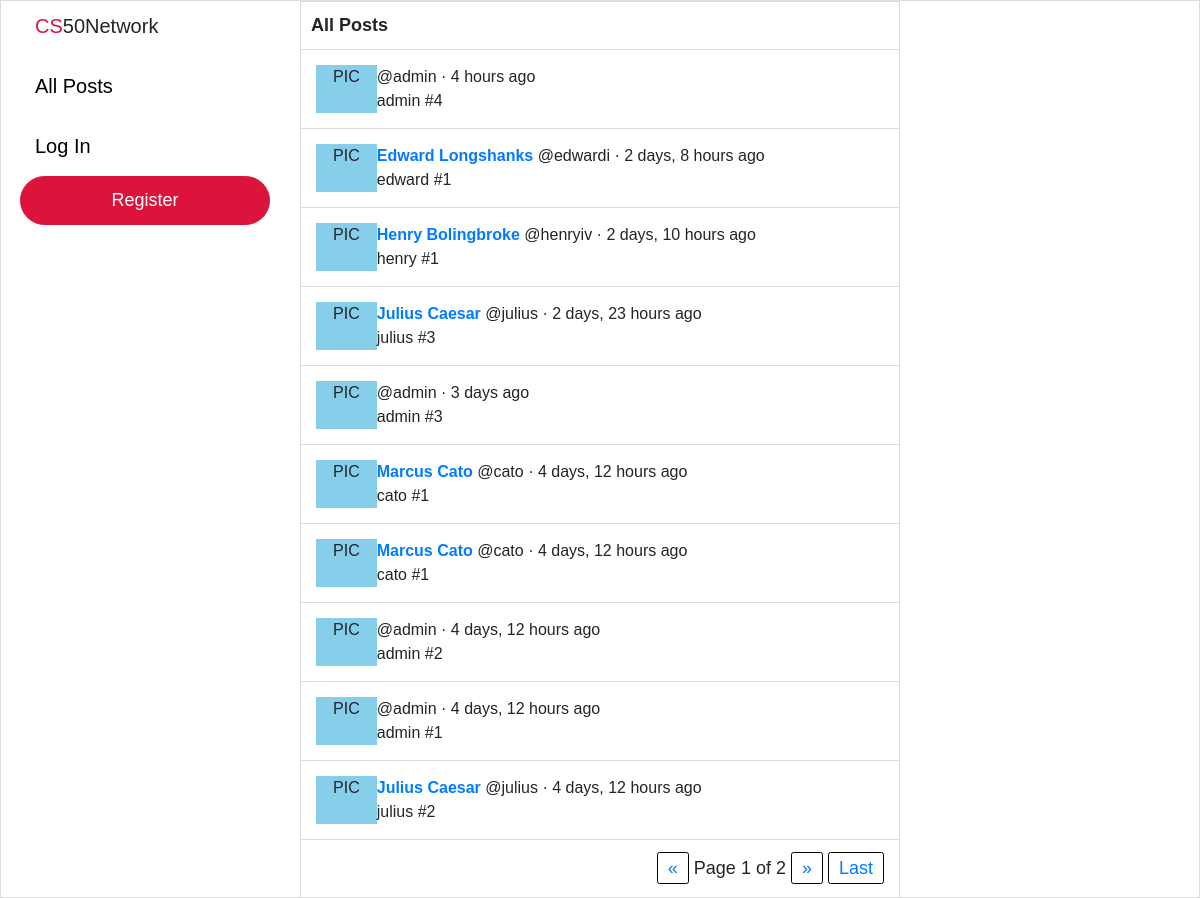
Before: / with the older database file.
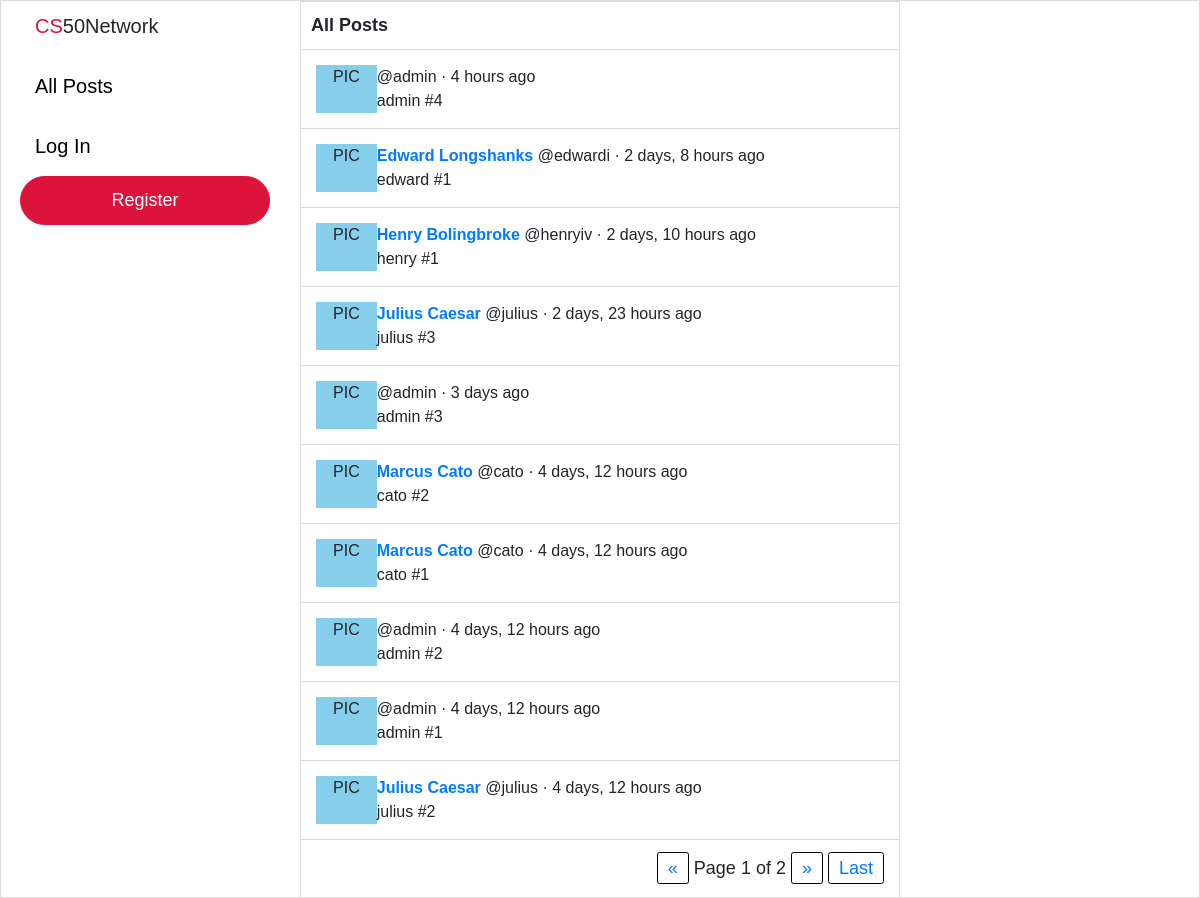
After: the same page with the newer database file.
### network/models.py (models this page shows, shortened)
class Post(models.Model):
    user = models.ForeignKey("User", on_delete=models.CASCADE, related_name="posts")
    body = models.TextField(blank=True, max_length=280)
    likes = models.ManyToManyField("User", blank=True, related_name="likes")
    timestamp = models.DateTimeField(auto_now_add=True)
    def get_time(self):
        return humanize.naturaltime(self.timestamp)

class User(AbstractUser):
    pass

### network/views.py (the view)
# urls.py: path("", views.index, name="index"),
def index(request):
    posts = Post.objects.all().order_by('-timestamp')
    paginator = Paginator(posts, 10)
    page_number = request.GET.get('page')
    page_obj = paginator.get_page(page_number)
    if request.user.is_anonymous:
        context = {"page_obj": page_obj}
    else:
        context = {
        "page_obj": page_obj,
        "recommend_follow": recommend_follow(request),
    }
    return render(request, "network/index.html", context)

### network/templates/network/index.html (shortened to what this page needs)
{% extends "network/layout.html" %}
{% block body %}
    <div class="page-title">All Posts</div>
    {% for post in page_obj %}
    <div class="post-outer-container">
        <div class="post-container">
            <div class="profile-pic">
                PIC
            </div>
            <div class="post-body-container">
                <div class="post-body-top">
                    <div>
                        {% if user.is_authenticated %}
                        <a href="/profile/{{ post.user.username }}"><b>{{ post.user.first_name }} {{ post.user.last_name }}</a> </b> @{{ post.user.username }} · {{ post.get_time }}
                        {% else %}
                        <a href="{% url 'login' %}"><b>{{ post.user.first_name }} {{ post.user.last_name }}</a> </b> @{{ post.user.username }} · {{ post.get_time }}
                        {% endif %}
                    </div>
                </div>
                <div class="post-body" data-post-id="{{ post.id }}" data-status="close">
                    <div class="original-post">{{ post.body }}</div>
                </div>
            </div>
        </div>
    </div>
    {% endfor %}
    <div class="pagination">
        <span class="step-links">
            {% if page_obj.has_previous %}
                <a id="first" href="?page=1">First</a>
                <a id="prev" href="?page={{ page_obj.previous_page_number }}">&laquo;</a>
            {% else %}
                <a id="prev" href="#" style="pointer-events: none;">&laquo;</a>
            {% endif %}
            <span class="current">
                Page {{ page_obj.number }} of {{ page_obj.paginator.num_pages }}
            </span>
            {% if page_obj.has_next %}
                <a id="next" href="?page={{ page_obj.next_page_number }}">&raquo;</a>
                <a id="last" href="?page={{ page_obj.paginator.num_pages }}">Last</a>
            {% else %}
                <a id="next" href="#" style="pointer-events: none;">&raquo;</a>
            {% endif %}
        </span>
    </div>
{% endblock %}

Changed rows visible on the page:
changed Post: body "cato #1" → "cato #2"
